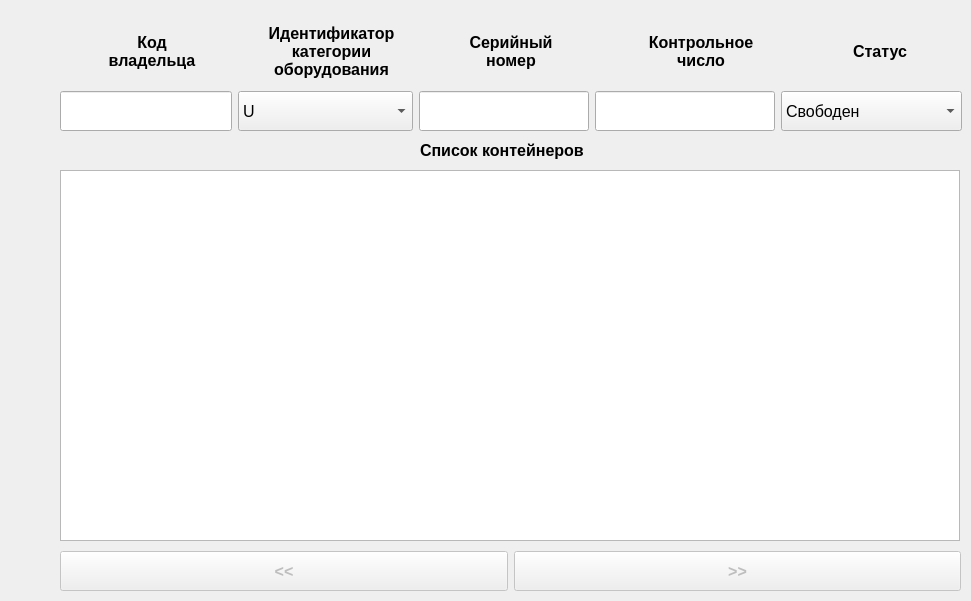
    <widget class="QWidget" name="tab_7">
     <attribute name="title">
      <string>Список контейнеров</string>
     </attribute>
     <widget class="QTableView" name="case_table">
      <property name="geometry">
       <rect>
        <x>60</x>
        <y>170</y>
        <width>900</width>
        <height>371</height>
       </rect>
      </property>
      <property name="font">
       <font>
        <pointsize>12</pointsize>
       </font>
      </property>
      <property name="sortingEnabled">
       <bool>true</bool>
      </property>
      <attribute name="horizontalHeaderCascadingSectionResizes">
       <bool>false</bool>
      </attribute>
      <attribute name="horizontalHeaderDefaultSectionSize">
       <number>179</number>
      </attribute>
     </widget>
     <widget class="QWidget" name="horizontalLayoutWidget_8">
      <property name="geometry">
       <rect>
        <x>60</x>
        <y>550</y>
        <width>901</width>
        <height>42</height>
       </rect>
      </property>
      <layout class="QHBoxLayout" name="horizontalLayout_130">
       <item>
        <widget class="QPushButton" name="case_left_button">
         <property name="enabled">
          <bool>false</bool>
         </property>
         <property name="minimumSize">
          <size>
           <width>0</width>
           <height>40</height>
          </size>
         </property>
         <property name="font">
          <font>
           <pointsize>12</pointsize>
           <bold>true</bold>
          </font>
         </property>
         <property name="text">
          <string>&lt;&lt;</string>
         </property>
        </widget>
       </item>
       <item>
        <widget class="QPushButton" name="case_right_button">
         <property name="enabled">
          <bool>false</bool>
         </property>
         <property name="minimumSize">
          <size>
           <width>0</width>
           <height>40</height>
          </size>
         </property>
         <property name="font">
          <font>
           <pointsize>12</pointsize>
           <bold>true</bold>
          </font>
         </property>
         <property name="text">
          <string>&gt;&gt;</string>
         </property>
        </widget>
       </item>
      </layout>
     </widget>
     <widget class="QLabel" name="case_tabel_title_label">
      <property name="geometry">
       <rect>
        <x>420</x>
        <y>130</y>
        <width>211</width>
        <height>40</height>
       </rect>
      </property>
      <property name="minimumSize">
       <size>
        <width>0</width>
        <height>40</height>
       </size>
      </property>
      <property name="font">
       <font>
        <pointsize>12</pointsize>
        <bold>true</bold>
       </font>
      </property>
      <property name="text">
       <string>Список контейнеров</string>
      </property>
     </widget>
     <widget class="QWidget" name="gridLayoutWidget_3">
      <property name="geometry">
       <rect>
        <x>60</x>
        <y>10</y>
        <width>901</width>
        <height>83</height>
       </rect>
      </property>
      <layout class="QGridLayout" name="gridLayout_3">
       <item row="0" column="4">
        <widget class="QLabel" name="case_number_filter_label">
         <property name="minimumSize">
          <size>
           <width>184</width>
           <height>80</height>
          </size>
         </property>
         <property name="font">
          <font>
           <pointsize>12</pointsize>
           <bold>true</bold>
          </font>
         </property>
         <property name="text">
          <string>Контрольное
число</string>
         </property>
         <property name="alignment">
          <set>Qt::AlignmentFlag::AlignCenter</set>
         </property>
        </widget>
       </item>
       <item row="0" column="5">
        <widget class="QLabel" name="case_status_filter_label">
         <property name="minimumSize">
          <size>
           <width>150</width>
           <height>80</height>
          </size>
         </property>
         <property name="font">
          <font>
           <pointsize>12</pointsize>
           <bold>true</bold>
          </font>
         </property>
         <property name="text">
          <string>Статус</string>
         </property>
         <property name="alignment">
          <set>Qt::AlignmentFlag::AlignCenter</set>
         </property>
        </widget>
       </item>
       <item row="0" column="1">
        <widget class="QLabel" name="case_rig_filter_label">
         <property name="minimumSize">
          <size>
           <width>155</width>
           <height>80</height>
          </size>
         </property>
         <property name="font">
          <font>
           <pointsize>12</pointsize>
           <bold>true</bold>
          </font>
         </property>
         <property name="text">
          <string>Идентификатор
категории
оборудования</string>
         </property>
         <property name="alignment">
          <set>Qt::AlignmentFlag::AlignCenter</set>
         </property>
        </widget>
       </item>
       <item row="0" column="0">
        <widget class="QLabel" name="case_code_filter_label">
         <property name="minimumSize">
          <size>
           <width>184</width>
           <height>80</height>
          </size>
         </property>
         <property name="font">
          <font>
           <pointsize>12</pointsize>
           <bold>true</bold>
          </font>
         </property>
         <property name="text">
          <string>Код
владельца</string>
         </property>
         <property name="alignment">
          <set>Qt::AlignmentFlag::AlignCenter</set>
         </property>
        </widget>
       </item>
       <item row="0" column="3">
        <widget class="QLabel" name="case_item_filter_label">
         <property name="minimumSize">
          <size>
           <width>184</width>
           <height>80</height>
          </size>
         </property>
         <property name="font">
          <font>
           <pointsize>12</pointsize>
           <bold>true</bold>
          </font>
         </property>
         <property name="text">
          <string>Серийный
номер</string>
         </property>
         <property name="alignment">
          <set>Qt::AlignmentFlag::AlignCenter</set>
         </property>
        </widget>
       </item>
      </layout>
     </widget>
     <widget class="QWidget" name="horizontalLayoutWidget">
      <property name="geometry">
       <rect>
        <x>60</x>
        <y>90</y>
        <width>902</width>
        <height>42</height>
       </rect>
      </property>
      <layout class="QHBoxLayout" name="horizontalLayout_32">
       <item>
        <widget class="QLineEdit" name="case_code_filter_edit">
         <property name="sizePolicy">
          <sizepolicy hsizetype="Fixed" vsizetype="Fixed">
           <horstretch>0</horstretch>
           <verstretch>0</verstretch>
          </sizepolicy>
         </property>
         <property name="minimumSize">
          <size>
           <width>172</width>
           <height>40</height>
          </size>
         </property>
         <property name="font">
          <font>
           <pointsize>12</pointsize>
          </font>
         </property>
        </widget>
       </item>
       <item>
        <widget class="QComboBox" name="case_rig_filter_box">
         <property name="minimumSize">
          <size>
           <width>175</width>
           <height>40</height>
          </size>
         </property>
         <property name="font">
          <font>
           <pointsize>12</pointsize>
          </font>
         </property>
         <item>
          <property name="text">
           <string>U</string>
          </property>
         </item>
         <item>
          <property name="text">
           <string>Z</string>
          </property>
         </item>
         <item>
          <property name="text">
           <string>R</string>
          </property>
         </item>
         <item>
          <property name="text">
           <string>J</string>
          </property>
         </item>
        </widget>
       </item>
       <item>
        <widget class="QLineEdit" name="case_item_filter_edit">
         <property name="sizePolicy">
          <sizepolicy hsizetype="Fixed" vsizetype="Fixed">
           <horstretch>0</horstretch>
           <verstretch>0</verstretch>
          </sizepolicy>
         </property>
         <property name="minimumSize">
          <size>
           <width>170</width>
           <height>40</height>
          </size>
         </property>
         <property name="font">
          <font>
           <pointsize>12</pointsize>
          </font>
         </property>
        </widget>
       </item>
       <item>
        <widget class="QLineEdit" name="case_number_filter_edit">
         <property name="sizePolicy">
          <sizepolicy hsizetype="Fixed" vsizetype="Fixed">
           <horstretch>0</horstretch>
           <verstretch>0</verstretch>
          </sizepolicy>
         </property>
         <property name="minimumSize">
          <size>
           <width>180</width>
           <height>40</height>
          </size>
         </property>
         <property name="font">
          <font>
           <pointsize>12</pointsize>
          </font>
         </property>
        </widget>
       </item>
       <item>
        <widget class="QComboBox" name="case_status_filter_box">
         <property name="minimumSize">
          <size>
           <width>160</width>
           <height>40</height>
          </size>
         </property>
         <property name="font">
          <font>
           <pointsize>12</pointsize>
          </font>
         </property>
         <item>
          <property name="text">
           <string>Свободен</string>
          </property>
         </item>
         <item>
          <property name="text">
           <string>Обрабатывается на складе</string>
          </property>
         </item>
         <item>
          <property name="text">
           <string>Занят</string>
          </property>
         </item>
         <item>
          <property name="text">
           <string>Направлен диспетчеру</string>
          </property>
         </item>
         <item>
          <property name="text">
           <string>Обрабатывается диспетчером</string>
          </property>
         </item>
         <item>
          <property name="text">
           <string>Направлен стивидору</string>
          </property>
         </item>
         <item>
          <property name="text">
           <string>Обрабатывается стивидором</string>
          </property>
         </item>
         <item>
          <property name="text">
           <string>Погружен</string>
          </property>
         </item>
         <item>
          <property name="text">
           <string>Не погружен</string>
          </property>
         </item>
        </widget>
       </item>
      </layout>
     </widget>
    </widget>
